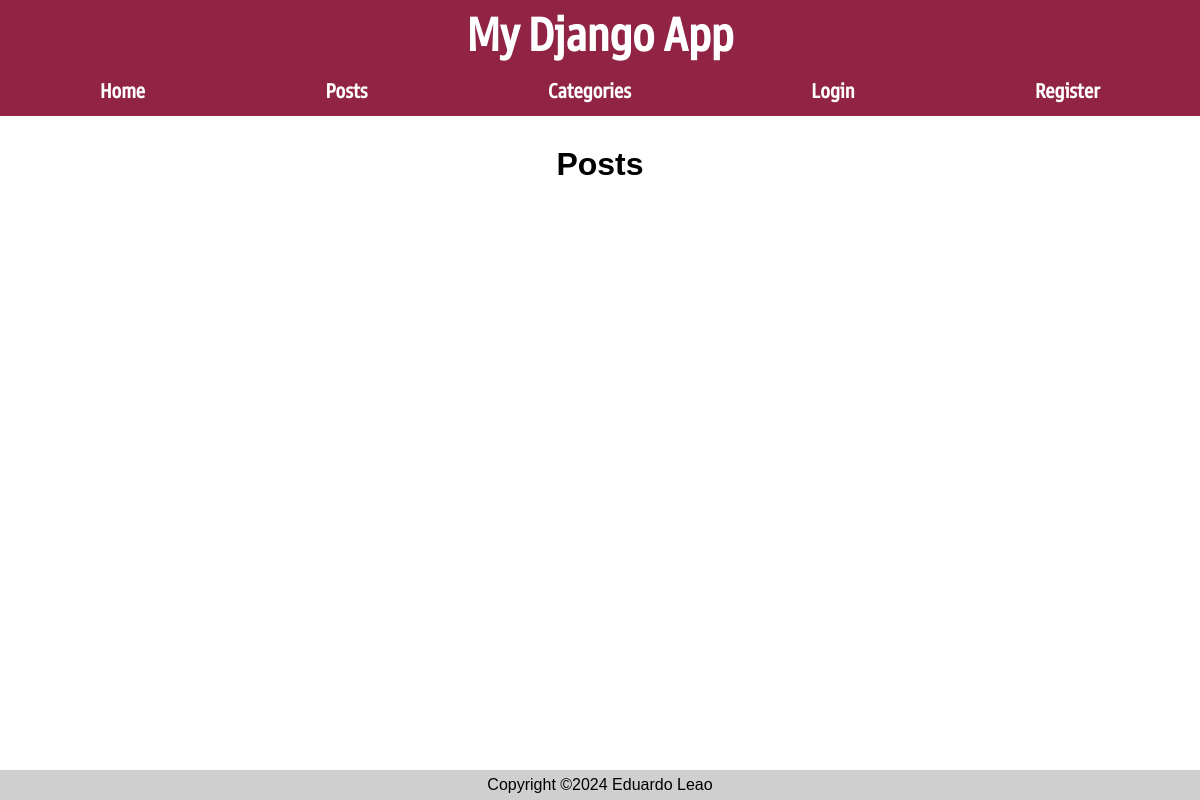
/posts/, run on an earlier commit of the app's database.
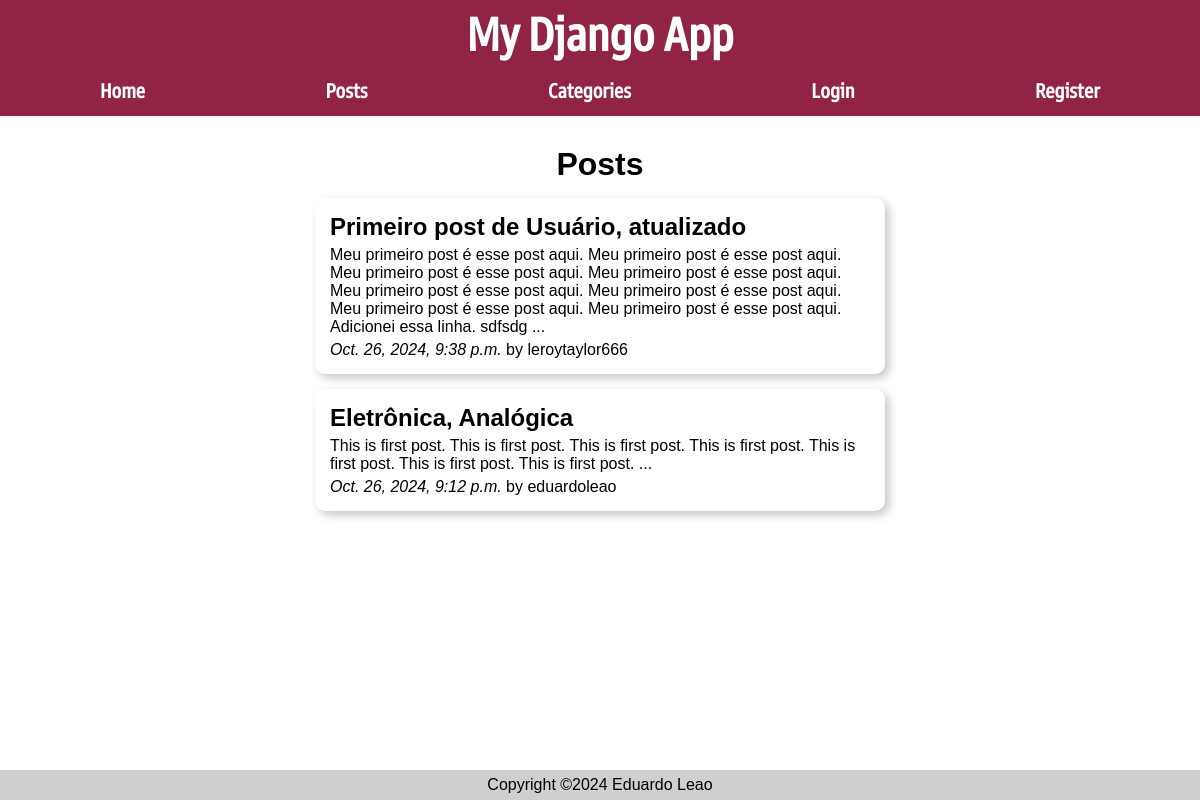
And on a later commit of the database.
### posts/models.py (models this page shows, shortened)
class Post(models.Model):
    author = models.ForeignKey(User, on_delete=models.CASCADE, default=None)
    title = models.CharField(max_length=50)
    body = models.TextField()
    slug = models.SlugField()
    date = models.DateTimeField(auto_now_add=True)
    banner = models.ImageField(default='fallback.png', blank=True)
    private = models.BooleanField(default=True)
    categories = models.ManyToManyField(Categories, related_name='posts')

### posts/views.py (the view)
# urls.py: path('', views.posts_list, name="list"),
def posts_list(request):
    posts = Post.objects.all().order_by('-date')
    return render(request, 'posts/posts_list.html', {'posts': posts})

### posts/templates/posts/posts_list.html (shortened to what this page needs)
{% extends "layout.html" %}
{% block content %}
        <h1>Posts</h1>
        {% for post in posts %}
            {% if not post.private or user.is_authenticated%}
                <a href="{% url 'posts:page' slug=post.slug %}">
                    <article class="post">
                        <h2>{{ post.title }}</h2>
                        <p>{{ post.body }}...</p>
                        <p><i>{{ post.date }}</i> by {{ post.author }}</p>
                    </article>
                </a>
            {% endif %}
        {% endfor %}
{% endblock content %}

What changed in the data, as far as the page shows it:
added Post: title "Primeiro post de Usuário, atualizado", body "Meu primeiro post é esse post aqui. Meu primeiro post é esse post aqui. Meu primeiro post é esse post aqui. Meu primeiro post é esse post aqui. Meu primeiro post é esse post aqui. Meu primeiro post é esse post aqui. Meu primeiro post é esse post aqui. Meu primeiro post é esse post aqui. Adicionei essa linha. sdfsdg", date "Oct. 26, 2024, 9:38 p.m.", author "leroytaylor666"
now on this page (row edited): Post: title "Eletrônica, Analógica", body "This is first post. This is first post. This is first post. This is first post. This is first post. This is first post. This is first post.", date "Oct. 26, 2024, 9:12 p.m.", author "eduardoleao"
